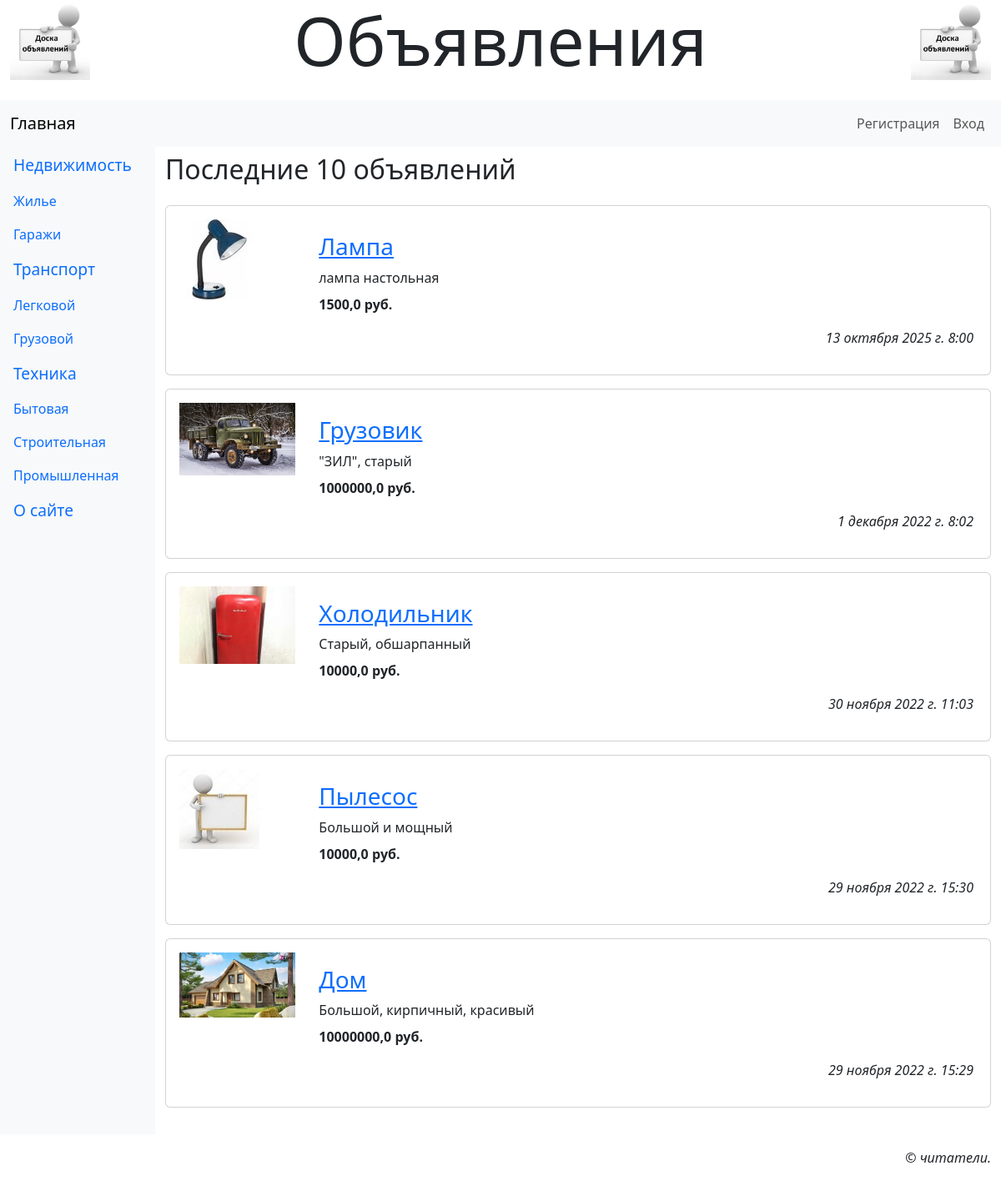
The page / on the database its author committed.
### main/models.py (models this page shows, shortened)
class Rubric(models.Model):
    name = models.CharField(max_length=20, unique=True, verbose_name='Название')
    order = models.SmallIntegerField(default=0, db_index=True, verbose_name='Порядок')
    super_rubric = models.ForeignKey(
        'SuperRubric',
        on_delete=models.PROTECT,
        null=True,
        blank=True,
        verbose_name='Надрубрика'
    )
    class Meta:
        verbose_name = 'Рубрика'
        verbose_name_plural = 'Рубрики'

class Bb(models.Model):
    rubric = models.ForeignKey(SubRubric, on_delete=models.PROTECT, verbose_name='Рубрика')
    title = models.CharField(max_length=40, verbose_name='Товар')
    content = models.TextField(verbose_name='Описание')
    price = models.FloatField(default=0, verbose_name='Цена')
    contacts = models.TextField(verbose_name='Контакты')
    image = models.ImageField(blank=True, upload_to=get_timestamp_path, verbose_name='Изображение')
    author = models.ForeignKey(AdvUser, on_delete=models.CASCADE, verbose_name='Автор объявления')
    is_active = models.BooleanField(default=True, db_index=True, verbose_name='Выводить в списке?')
    created_at = models.DateTimeField(auto_now_add=True, db_index=True, verbose_name='Опубликовано')
    class Meta:
        verbose_name = 'Объявление'
        verbose_name_plural = 'Объявления'
        ordering = ['-created_at']

### main/views.py (the view)
# urls.py: path('', index, name='index'),
def index(request):
    bbs = Bb.objects.filter(is_active=True).select_related('rubric')[:10]
    context = {'bbs': bbs}
    return render(request, 'main/index.html', context)

### main/models.py (called while the page is built)
    def get_queryset(self):
        return super().get_queryset().filter(super_rubric__isnull=False)

### main/templates/main/index.html
{% extends 'layout/basic.html' %}
{% load thumbnail %}
{% load static %}
{% block content %}
{% if bbs %}
<h2>Последние 10 объявлений</h2>
<div class="vstack gap-3 mt-4 mb-4">
    {% for bb in bbs %}
    <div class="card">
        {% url 'main:bb_detail' rubric_pk=bb.rubric.pk pk=bb.pk as url %}
        <div class="row p-3">
            <a class="col-md-2" href="{{ url }}{{ all }}">
                {% if bb.image %}
                <img class="img-fluid" src="{% thumbnail bb.image 'default' %}">
                {% else %}
                <img class="img-fluid" src="{% static 'main/empty.jpg' %}">
                {% endif %}
            </a>
            <div class="col-md-10 card-body">
                <h3 class="card-title"><a href="{{ url }}{{ all }}">
                    {{ bb.title }}</a></h3>
                <div class="card-text mb-2">{{ bb.content }}</div>
                <p class="card-text fw-bold">{{ bb.price }} руб.</p>
                <p class="card-text text-end fst-italic">{{ bb.created_at }}</p>
            </div>
        </div>
    </div>
    {% endfor %}
</div>
{% endif %}
{% endblock %}

### main/templates/layout/basic.html (shortened to what this page needs)
{% load django_bootstrap5 %}
{% load static %}
<!DOCTYPE html>
<html>
    <head>
        {% bootstrap_css %}
        <link rel="stylesheet" type="text/css"
              href="{% static 'main/style.css' %}">
    </head>
    <body class="container-fluid">
        <header class="mb-4">
            <h1 class="display-1 text-center">Объявления</h1>
        </header>
        <nav class="row navbar navbar-expand-md bg-light">
            <div class="col container">
                <a class="navbar-brand"
                   href="{% url 'main:index' %}">Главная</a>
                <div class="collapse navbar-collapse justify-content-end"
                     id="navbarNav">
                    <div class="navbar-nav">
                        {% if user.is_authenticated %}
                        <div class="nav-item dropdown">
                            <a class="nav-link dropdown-toggle"
                               data-bs-toggle="dropdown" href="#">Профиль</a>
                            <div class="dropdown-menu">
                                <a class="dropdown-item" href="{% url 'main:profile' %}">Мои
                                   объявления</a>
                                <a class="dropdown-item" href="{% url 'main:profile_edit' %}">
                                   Изменить личные данные</a>
                                <a class="dropdown-item" href="{% url 'main:password_edit' %}">
                                   Изменить пароль</a>
                                <hr class="dropdown-divider">
                                <form class="px-3" method="post"
                                      action="{% url 'main:logout' %}">
                                    {% csrf_token %}
                                    {% bootstrap_button 'Выйти' button_class='btn-danger' %}
                                </form>
                                <hr class="dropdown-divider">
                                <a class="dropdown-item" href="{% url 'main:profile_delete' %}">
                                   Удалить</a>
                            </div>
                        </div>
                        {% else %}
                        <a class="nav-link" href="{% url 'main:register' %}">Регистрация</a>
                        <a class="nav-link" href="{% url 'main:login' %}">Вход</a>
                        {% endif %}
                    </div>
                </div>
            </div>
        </nav>
        <div class="row">
            <nav class="col-md-auto nav flex-column bg-light">
                {% for rubric in rubrics %}
                {% ifchanged rubric.super_rubric.pk %}
                <span class="nav-link root">{{ rubric.super_rubric.name }}</span>
                {% endifchanged %}
                <a class="nav-link" href="{% url 'main:rubric_bbs' pk=rubric.pk %}">
                   {{ rubric.name }}</a>
                {% endfor %}
                <a class="nav-link root" href="{% url 'main:other' page='about' %}">
                   О сайте</a>
            </nav>
            <main class="col py-2">
                {% block content %}
                {% endblock %}
            </main>
        </div>
        <footer class="mt-3">
            <p class="text-end fst-italic">&copy; читатели.</p>
        </footer>
    </body>
</html>

### main/static/main/style.css (style rules this page uses)
header h1 { background: url("bg.jpg") left / auto 100% no-repeat, url("bg.jpg") right / auto 100% no-repeat; }
.root { font-size: larger; }

### rows shown on the page
Rubric: super_rubric.name "Недвижимость", name "Жилье"
Rubric: name "Гаражи"
Rubric: super_rubric.name "Транспорт", name "Легковой"
Rubric: name "Грузовой"
Rubric: super_rubric.name "Техника", name "Бытовая"
Rubric: name "Строительная"
Rubric: name "Промышленная"
Bb: image (picture), title "Лампа", content "лампа настольная", price "1500,0", created_at "13 октября 2025 г. 8:00"
Bb: image (picture), title "Грузовик", content "\"ЗИЛ\", старый", price "1000000,0", created_at "1 декабря 2022 г. 8:02"
Bb: image (picture), title "Холодильник", content "Старый, обшарпанный", price "10000,0", created_at "30 ноября 2022 г. 11:03"
Bb: title "Пылесос", content "Большой и мощный", price "10000,0", created_at "29 ноября 2022 г. 15:30"
Bb: image (picture), title "Дом", content "Большой, кирпичный, красивый", price "10000000,0", created_at "29 ноября 2022 г. 15:29"
